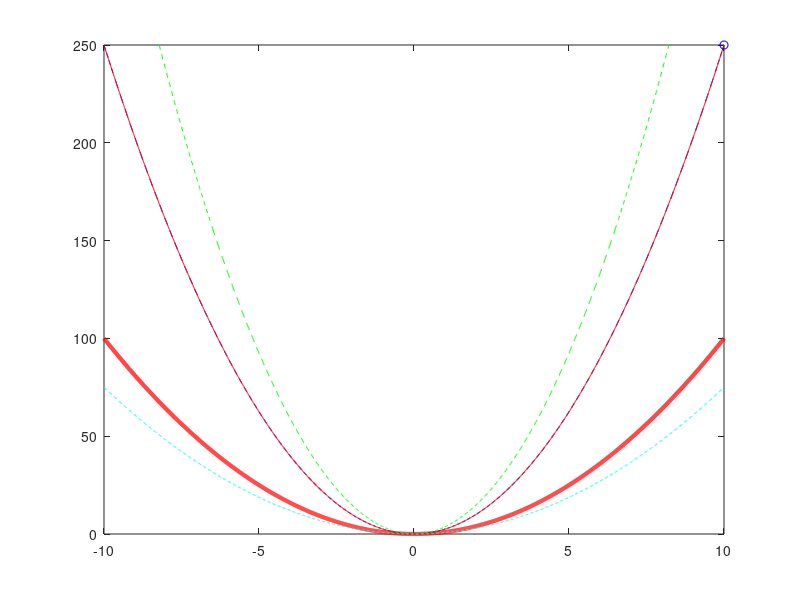

This figure's MATLAB source: (Note: this script raises an error after producing the figure.)
%Juan Carlos Garfias Tovar A01652138

%% Actividad 1 clase
x= -10:0.01:10;
y=x.^2;

figure(1)

plot(x,y,'-r','LineWidth',3)

hold on
y=2.5*x.^2;
plot(x,y,'b--');
comet(x,y)%gracica de manera animada, funciona para 2D

y= 3.7 * x.^2;
plot(x,y,'g--');
%comet(x,y)

y=0.75*x.^2;
plot(x,y,'c--');
%comet(x,y)

y=0.50*x.^2;
plot(x,y,'K--')
%comet(x,y)

title('Ejemplo 1 Clase');
xlabel('Eje x');
ylabel('Eje y');
legend('x^2','2.5*x.^2','3.7 * x.^2','0.75*x.^2','0.50*x.^2');
hold off

%% Actividad 2
x=-10:0.01:10;
y=sin(x);

figure(2)

plot(x,y,'g','LineWidth',3);

hold on

y=sin(x)+x;
plot(x,y,'r--');

y=sin(x+10);
plot(x,y,'b--');

y=sin(x)+10;
plot(x,y,'c--');

y=sin(x)-20;
plot(x,y,'K--');


title('Ejemplo 2 Clase');
xlabel('Eje x');
ylabel('Eje y');
legend('sin(x)','sin(x)+x','sin(x+10)','sin(x)+10','sin(x)-20');



%% Problema 1
t = 1:0.1:1000;

x = t.^2+2.*t;
y = t.^10+t.^3+t.^2+t;
z = t;

figure(3)

plot3(x,y,z,'K-o');
title('Problema 1');
legend('Ecuacion 1');
xlabel('Eje x');
ylabel('Eje y');
zlabel('Eje z');
%% Problema 2
t = 1:0.1:600;

x=t.^5-10*t;
y=2*t-4;

figure(4)

plot(x,y,'g');
title('Problema 2');
xlabel('Eje x');
ylabel('Eje y');
legend('Ecuacion 2');

%% Problema 3
a=2;
b=0.25;
w=2;
t=0:0.001:12*pi;

x = a*cos(w*t);
y = a*sin(w*t);
z = b*t;

figure(5)

plot3(x,y,z,'r--');
title('Problema 3');
legend('Ecuacion 3');
xlabel('Eje x');
ylabel('Eje y');
zlabel('Eje z');

%% Problema 4

a = 1;
b = 1;
t = 0:0.001:2*pi;
u = 0:0.001:2*pi;

x=a.*cos(t).*cos(u);
y=b.*cos(t).*sin(u);
z=cos(t).^3;

figure(6)

plot3(x,y,z,'b-*');
title('Problema 4');
legend('Ecuacion 4');
xlabel('Eje x');
ylabel('Eje y');
zlabel('Eje z');

%% Problema 5

figure(7)

rectangle('Position',[2 4 1 1.2],'Curvature',[1,1],'FaceColor','r','EdgeColor',[0 0 1]);
rectangle('Position',[4 4 1 1.2],'Curvature',[1,1],'FaceColor','b','EdgeColor',[1 0 0]);
rectangle('Position',[6 4 0.5 0.6],'Curvature',[1,1],'FaceColor','r','EdgeColor',[0 0 1]);

rectangle('Position',[2 2 0.5 0.6],'Curvature',[1,1],'FaceColor','r','EdgeColor',[0 0 1]);
rectangle('Position',[4 1 0.5 0.6],'Curvature',[1,1],'FaceColor','b','EdgeColor',[1 0 0]);
rectangle('Position',[6 6 0.5 0.6],'Curvature',[1,1],'FaceColor','r','EdgeColor',[0 0 1]);

axis([0 8 0 8])
axis square %define la proporcion cuadrada
title('Problema 5');
xlabel('Eje x');
ylabel('Eje y');

%% Problema 6

figure(8)

[x,y] = meshgrid(0:0.2:1,0:0.2:2);
u = cos(x).*y*8;
v = sin(x).*y*-8+20;

h = quiver(x,y,u,v,'color',[1 0 1]);
set(h,'MaxHeadSize',1e5,'AutoScaleFactor',1.6);
title('Problema 6');
legend('Vectores');
xlabel('Eje x');
ylabel('Eje y');

